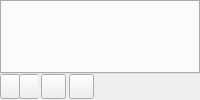
          <widget class="QWidget" name="SW3" native="true">
           <property name="minimumSize">
            <size>
             <width>0</width>
             <height>0</height>
            </size>
           </property>
           <layout class="QGridLayout" name="gridLayout_6">
            <property name="leftMargin">
             <number>0</number>
            </property>
            <property name="topMargin">
             <number>0</number>
            </property>
            <property name="rightMargin">
             <number>0</number>
            </property>
            <property name="bottomMargin">
             <number>0</number>
            </property>
            <property name="spacing">
             <number>0</number>
            </property>
            <item row="0" column="0">
             <widget class="QTabWidget" name="tabWidget">
              <property name="tabsClosable">
               <bool>true</bool>
              </property>
             </widget>
            </item>
            <item row="1" column="0">
             <widget class="QWidget" name="floatableWidget" native="true">
              <property name="minimumSize">
               <size>
                <width>95</width>
                <height>26</height>
               </size>
              </property>
              <property name="maximumSize">
               <size>
                <width>95</width>
                <height>26</height>
               </size>
              </property>
              <layout class="QHBoxLayout" name="horizontalLayout_9">
               <property name="spacing">
                <number>3</number>
               </property>
               <property name="leftMargin">
                <number>0</number>
               </property>
               <property name="topMargin">
                <number>0</number>
               </property>
               <property name="rightMargin">
                <number>0</number>
               </property>
               <property name="bottomMargin">
                <number>0</number>
               </property>
               <item>
                <widget class="QWidget" name="widget_10" native="true">
                 <property name="minimumSize">
                  <size>
                   <width>38</width>
                   <height>25</height>
                  </size>
                 </property>
                 <property name="maximumSize">
                  <size>
                   <width>38</width>
                   <height>25</height>
                  </size>
                 </property>
                 <layout class="QHBoxLayout" name="horizontalLayout_8">
                  <property name="spacing">
                   <number>0</number>
                  </property>
                  <property name="leftMargin">
                   <number>0</number>
                  </property>
                  <property name="topMargin">
                   <number>0</number>
                  </property>
                  <property name="rightMargin">
                   <number>0</number>
                  </property>
                  <property name="bottomMargin">
                   <number>0</number>
                  </property>
                  <item>
                   <widget class="QPushButton" name="run_btn">
                    <property name="minimumSize">
                     <size>
                      <width>20</width>
                      <height>25</height>
                     </size>
                    </property>
                    <property name="maximumSize">
                     <size>
                      <width>20</width>
                      <height>25</height>
                     </size>
                    </property>
                    <property name="cursor">
                     <cursorShape>PointingHandCursor</cursorShape>
                    </property>
                    <property name="text">
                     <string/>
                    </property>
                    <property name="icon">
                     <iconset resource="icons.qrc">
                      <normaloff>:/icons/icons/run.svg</normaloff>:/icons/icons/run.svg</iconset>
                    </property>
                    <property name="iconSize">
                     <size>
                      <width>20</width>
                      <height>20</height>
                     </size>
                    </property>
                   </widget>
                  </item>
                  <item>
                   <widget class="QPushButton" name="runDebug_btn">
                    <property name="minimumSize">
                     <size>
                      <width>20</width>
                      <height>25</height>
                     </size>
                    </property>
                    <property name="maximumSize">
                     <size>
                      <width>20</width>
                      <height>25</height>
                     </size>
                    </property>
                    <property name="cursor">
                     <cursorShape>PointingHandCursor</cursorShape>
                    </property>
                    <property name="text">
                     <string/>
                    </property>
                    <property name="icon">
                     <iconset resource="icons.qrc">
                      <normaloff>:/icons/icons/chevron-down.svg</normaloff>:/icons/icons/chevron-down.svg</iconset>
                    </property>
                    <property name="iconSize">
                     <size>
                      <width>12</width>
                      <height>12</height>
                     </size>
                    </property>
                   </widget>
                  </item>
                 </layout>
                </widget>
               </item>
               <item>
                <widget class="QPushButton" name="splitTerminal1">
                 <property name="minimumSize">
                  <size>
                   <width>25</width>
                   <height>25</height>
                  </size>
                 </property>
                 <property name="maximumSize">
                  <size>
                   <width>25</width>
                   <height>25</height>
                  </size>
                 </property>
                 <property name="cursor">
                  <cursorShape>PointingHandCursor</cursorShape>
                 </property>
                 <property name="text">
                  <string/>
                 </property>
                 <property name="icon">
                  <iconset resource="icons.qrc">
                   <normaloff>:/icons/icons/split-horizontal.svg</normaloff>:/icons/icons/split-horizontal.svg</iconset>
                 </property>
                 <property name="iconSize">
                  <size>
                   <width>16</width>
                   <height>16</height>
                  </size>
                 </property>
                </widget>
               </item>
               <item>
                <widget class="QPushButton" name="moreActions3_btn">
                 <property name="minimumSize">
                  <size>
                   <width>25</width>
                   <height>25</height>
                  </size>
                 </property>
                 <property name="maximumSize">
                  <size>
                   <width>25</width>
                   <height>25</height>
                  </size>
                 </property>
                 <property name="cursor">
                  <cursorShape>PointingHandCursor</cursorShape>
                 </property>
                 <property name="text">
                  <string/>
                 </property>
                 <property name="icon">
                  <iconset resource="icons.qrc">
                   <normaloff>:/icons/icons/more.svg</normaloff>:/icons/icons/more.svg</iconset>
                 </property>
                 <property name="iconSize">
                  <size>
                   <width>16</width>
                   <height>16</height>
                  </size>
                 </property>
                </widget>
               </item>
              </layout>
             </widget>
            </item>
           </layout>
          </widget>
